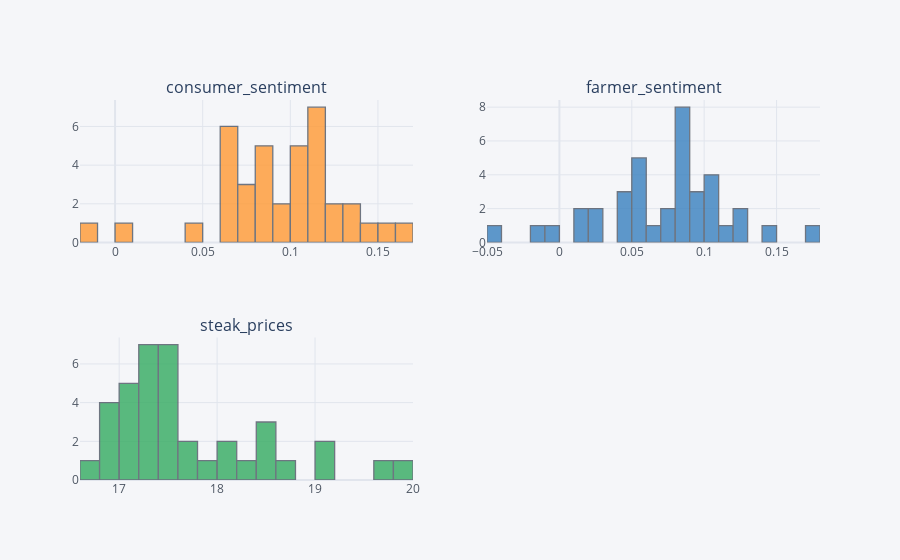

The cell this chart's notebook holds for it:
### Code cell
allSentiment.iplot(kind='hist',
             subplots=True, subplot_titles=True, legend=False,
             bins=25,);

### Figure 1 — Plotly figure (JSON) as saved in the notebook; plotly's stock layout.template omitted (floating-point values rounded to 4 significant figures)
{"data": [{"histfunc": "count", "histnorm": "", "marker": {"color": "rgba(255, 153, 51, 1.0)", "line": {"color": "#4D5663", "width": 1.3}}, "name": "consumer_sentiment", "nbinsx": 25, "opacity": 0.8, "orientation": "v", "type": "histogram", "x": [0.06868, 0.1529, 0.124, 0.06126, 0.1121, 0.06191, -0.01636, 0.06708, 0.146, 0.07, 0.06203, 0.0624, 0.04936, 0.09338, 0.07083, 0.08444, 0.07494, 0.1335, 0.0849, 0.1351, 0.1021, 0.1188, 0.1093, 0.1088, 0.1638, 0.08574, 0.1135, 0.1076, 0.1001, 0.09759, 0.08433, 0.1182, 0.1138, 0.1127, 0.1251, 0.116, 0.007873, 0.08602], "xaxis": "x", "yaxis": "y"}, {"histfunc": "count", "histnorm": "", "marker": {"color": "rgba(55, 128, 191, 1.0)", "line": {"color": "#4D5663", "width": 1.3}}, "name": "farmer_sentiment", "nbinsx": 25, "opacity": 0.8, "orientation": "v", "type": "histogram", "x": [-0.04281, 0.05109, 0.02376, 0.08795, 0.01778, 0.0597, 0.08301, 0.0147, -0.003121, -0.01681, 0.05085, 0.04161, 0.02397, 0.1795, 0.05863, 0.08015, 0.08141, 0.1024, 0.1071, 0.1036, 0.09833, 0.1281, 0.07132, 0.1443, 0.0836, 0.05876, 0.115, 0.04436, 0.04656, 0.08278, 0.09339, 0.09241, 0.08812, 0.1254, 0.08924, 0.06692, 0.1046, 0.07784], "xaxis": "x2", "yaxis": "y2"}, {"histfunc": "count", "histnorm": "", "marker": {"color": "rgba(50, 171, 96, 1.0)", "line": {"color": "#4D5663", "width": 1.3}}, "name": "steak_prices", "nbinsx": 25, "opacity": 0.8, "orientation": "v", "type": "histogram", "x": [18.55, 19.85, 19.01, 18.71, 18.5, 19.65, 19.13, 18.54, 17.78, 17.58, 18.19, 17.55, 18.06, 17.53, 17.28, 18.4, 17.64, 17.2, 17.45, 17.4, 17.45, 17.43, 17.37, 17.06, 16.75, 17.25, 17.26, 16.88, 16.97, 16.99, 17.04, 17.2, 17.19, 16.81, 17.31, 17.35, 17.36, 17.87], "xaxis": "x3", "yaxis": "y3"}], "layout": {"annotations": [{"font": {"size": 16}, "showarrow": false, "text": "consumer_sentiment", "x": 0.225, "xanchor": "center", "xref": "paper", "y": 1, "yanchor": "bottom", "yref": "paper"}, {"font": {"size": 16}, "showarrow": false, "text": "farmer_sentiment", "x": 0.775, "xanchor": "center", "xref": "paper", "y": 1, "yanchor": "bottom", "yref": "paper"}, {"font": {"size": 16}, "showarrow": false, "text": "steak_prices", "x": 0.225, "xanchor": "center", "xref": "paper", "y": 0.375, "yanchor": "bottom", "yref": "paper"}], "barmode": "overlay", "legend": {"bgcolor": "#F5F6F9", "font": {"color": "#4D5663"}}, "paper_bgcolor": "#F5F6F9", "plot_bgcolor": "#F5F6F9", "showlegend": false, "title": {"font": {"color": "#4D5663"}}, "xaxis": {"anchor": "y", "domain": [0, 0.45], "gridcolor": "#E1E5ED", "showgrid": true, "tickfont": {"color": "#4D5663"}, "title": {"font": {"color": "#4D5663"}, "text": ""}, "zerolinecolor": "#E1E5ED"}, "xaxis2": {"anchor": "y2", "domain": [0.55, 1], "gridcolor": "#E1E5ED", "showgrid": true, "tickfont": {"color": "#4D5663"}, "title": {"font": {"color": "#4D5663"}, "text": ""}, "zerolinecolor": "#E1E5ED"}, "xaxis3": {"anchor": "y3", "domain": [0, 0.45], "gridcolor": "#E1E5ED", "showgrid": true, "tickfont": {"color": "#4D5663"}, "title": {"font": {"color": "#4D5663"}, "text": ""}, "zerolinecolor": "#E1E5ED"}, "yaxis": {"anchor": "x", "domain": [0.625, 1], "gridcolor": "#E1E5ED", "showgrid": true, "tickfont": {"color": "#4D5663"}, "title": {"font": {"color": "#4D5663"}, "text": ""}, "zerolinecolor": "#E1E5ED"}, "yaxis2": {"anchor": "x2", "domain": [0.625, 1], "gridcolor": "#E1E5ED", "showgrid": true, "tickfont": {"color": "#4D5663"}, "title": {"font": {"color": "#4D5663"}, "text": ""}, "zerolinecolor": "#E1E5ED"}, "yaxis3": {"anchor": "x3", "domain": [0, 0.375], "gridcolor": "#E1E5ED", "showgrid": true, "tickfont": {"color": "#4D5663"}, "title": {"font": {"color": "#4D5663"}, "text": ""}, "zerolinecolor": "#E1E5ED"}}}
